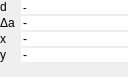
<?xml version="1.0" encoding="UTF-8"?>
<ui version="4.0">
 <class>QgsAdvancedDigitizingFloaterBase</class>
 <widget class="QWidget" name="QgsAdvancedDigitizingFloaterBase">
  <property name="geometry">
   <rect>
    <x>0</x>
    <y>0</y>
    <width>128</width>
    <height>77</height>
   </rect>
  </property>
  <layout class="QGridLayout" name="gridLayout">
   <property name="leftMargin">
    <number>0</number>
   </property>
   <property name="topMargin">
    <number>0</number>
   </property>
   <property name="rightMargin">
    <number>0</number>
   </property>
   <property name="bottomMargin">
    <number>0</number>
   </property>
   <property name="horizontalSpacing">
    <number>6</number>
   </property>
   <property name="verticalSpacing">
    <number>2</number>
   </property>
   <item row="3" column="1">
    <widget class="QLabel" name="mAngleLabel">
     <property name="text">
      <string>Δa</string>
     </property>
    </widget>
   </item>
   <item row="2" column="3">
    <widget class="QLineEdit" name="mDistanceLineEdit">
     <property name="maximumSize">
      <size>
       <width>16777215</width>
       <height>14</height>
      </size>
     </property>
     <property name="font">
      <font>
       <pointsize>8</pointsize>
      </font>
     </property>
     <property name="toolTip">
      <string/>
     </property>
     <property name="text">
      <string>-</string>
     </property>
     <property name="frame">
      <bool>false</bool>
     </property>
     <property name="alignment">
      <set>Qt::AlignLeading|Qt::AlignLeft|Qt::AlignVCenter</set>
     </property>
    </widget>
   </item>
   <item row="3" column="3">
    <widget class="QLineEdit" name="mAngleLineEdit">
     <property name="minimumSize">
      <size>
       <width>40</width>
       <height>0</height>
      </size>
     </property>
     <property name="maximumSize">
      <size>
       <width>16777215</width>
       <height>14</height>
      </size>
     </property>
     <property name="toolTip">
      <string/>
     </property>
     <property name="text">
      <string>-</string>
     </property>
     <property name="frame">
      <bool>false</bool>
     </property>
    </widget>
   </item>
   <item row="4" column="3">
    <widget class="QLineEdit" name="mXLineEdit">
     <property name="minimumSize">
      <size>
       <width>40</width>
       <height>0</height>
      </size>
     </property>
     <property name="maximumSize">
      <size>
       <width>16777215</width>
       <height>14</height>
      </size>
     </property>
     <property name="toolTip">
      <string/>
     </property>
     <property name="text">
      <string>-</string>
     </property>
     <property name="frame">
      <bool>false</bool>
     </property>
    </widget>
   </item>
   <item row="4" column="1">
    <widget class="QLabel" name="mXLabel">
     <property name="text">
      <string>x</string>
     </property>
    </widget>
   </item>
   <item row="5" column="1">
    <widget class="QLabel" name="mYLabel">
     <property name="text">
      <string>y</string>
     </property>
    </widget>
   </item>
   <item row="5" column="3">
    <widget class="QLineEdit" name="mYLineEdit">
     <property name="minimumSize">
      <size>
       <width>40</width>
       <height>0</height>
      </size>
     </property>
     <property name="maximumSize">
      <size>
       <width>16777215</width>
       <height>14</height>
      </size>
     </property>
     <property name="toolTip">
      <string/>
     </property>
     <property name="text">
      <string>-</string>
     </property>
     <property name="frame">
      <bool>false</bool>
     </property>
    </widget>
   </item>
   <item row="2" column="1">
    <widget class="QLabel" name="mDistanceLabel">
     <property name="text">
      <string>d</string>
     </property>
    </widget>
   </item>
   <item row="6" column="3">
    <spacer name="verticalSpacer">
     <property name="orientation">
      <enum>Qt::Vertical</enum>
     </property>
     <property name="sizeHint" stdset="0">
      <size>
       <width>20</width>
       <height>40</height>
      </size>
     </property>
    </spacer>
   </item>
  </layout>
 </widget>
 <resources>
  <include location="../../images/images.qrc"/>
 </resources>
 <connections/>
</ui>
